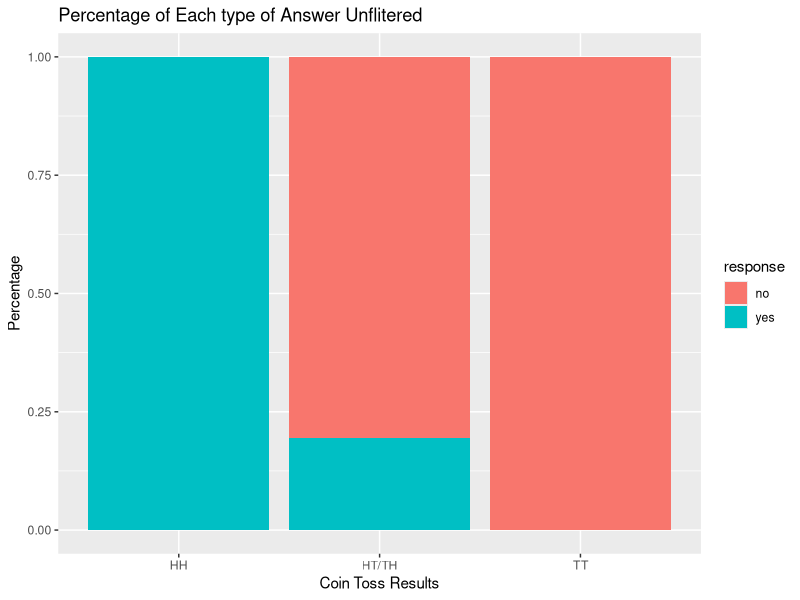
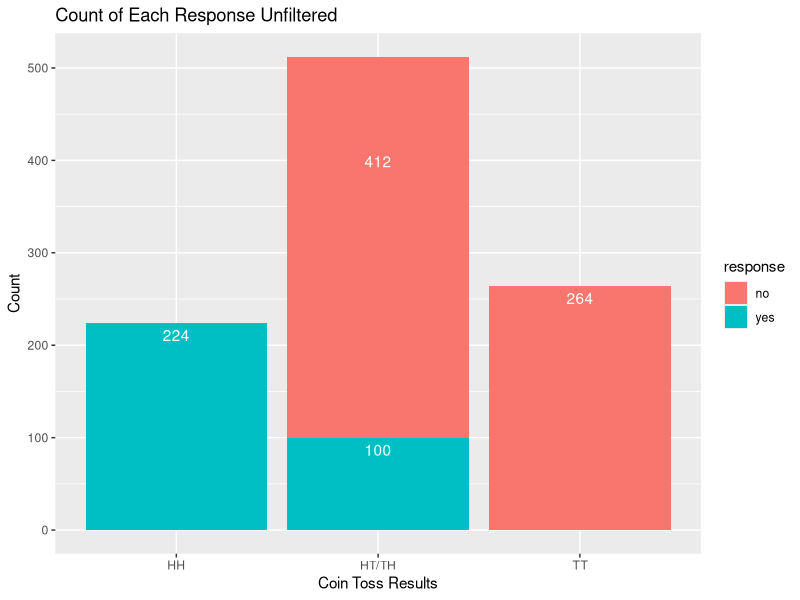
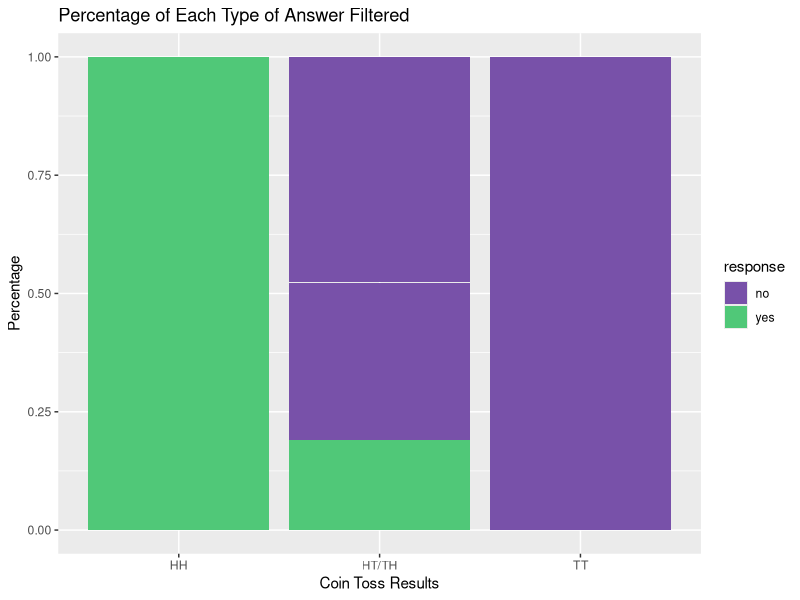
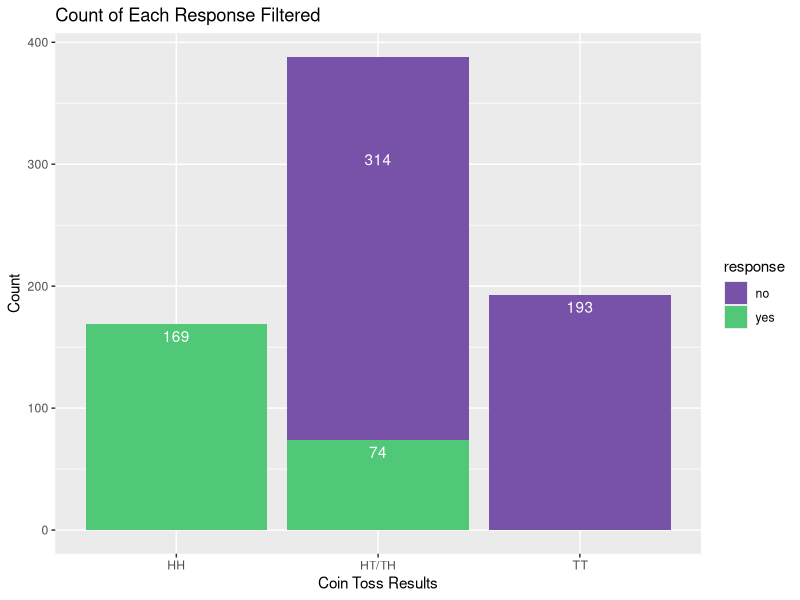

Here is the R script that generated these plots, in order:
## ---- chunk 1
library(ggplot2)
library(dplyr)
knitr::opts_chunk$set(echo = TRUE)
## ---- chunk 2
responders <- c(1:1000)
result_of_flip <- vector(mode="integer", length=1000)
response <- vector(mode="character", length=1000)
result_coin <- vector(mode="character", length=1000)
###########################################################################
#initialize the randomization and the responses
for (i in 1:1000){
  result_of_flip[i] = 0
  result_of_flip[i] = result_of_flip[i] + rbinom(1,1,.5) + rbinom(1,1,.5)
  if (result_of_flip[i]==0){
    result_coin[i]="HH"
  } else if (result_of_flip[i]==2){
    result_coin[i]="TT"
  } else {
    result_coin[i]="HT/TH"
  }
}
for (i in 1:1000){
  if (result_of_flip[i]==0){
    response[i] = "yes"} else if (result_of_flip[i]==2)
    {
      response[i] = "no"
    } else {
      if (rbinom(1,1,.80) == 0){
        response[i] = "yes"
      } else {
        response[i] = "no"
      }
    }
}
##############################################################################
#initialize the different data sets necessary for analysis
data <- data.frame(responders, result_coin, response, result_of_flip)
filtered_yes = data %>% filter(response=="yes")
filtered_no = data %>% filter(response=="no")

data_filtered_1 <- filtered_yes[sample(1:nrow(filtered_yes), .75*nrow(filtered_yes)),]
data_filtered_2 <- filtered_no[sample(1:nrow(filtered_no), .75*nrow(filtered_no)),]

data_filtered_final <- rbind(data_filtered_1, data_filtered_2)

data_filtered_final <- data_filtered_final %>% arrange(responders)
## ---- chunk 3
ggplot(data, aes(fill=response, y=1000, x=result_coin)) + 
  geom_bar(position="fill", stat="identity") +
  ylab("Percentage") +
  xlab("Coin Toss Results") +
  ggtitle("Percentage of Each type of Answer Unflitered")

ggplot(data, aes(fill=response, x=result_coin)) + 
  geom_bar(position="stack", stat="count") +
  geom_text(aes(label = ..count..), stat = "count", vjust = 1.5, colour = "white") +
  ylab("Count") +
  xlab("Coin Toss Results") +
  ggtitle("Count of Each Response Unfiltered")

ggplot(data_filtered_final, aes(fill=response, y=nrow(data_filtered_final), x=result_coin)) + 
  geom_bar(position="fill", stat="identity") +
  scale_fill_manual(values=c("#7851A9", "#50C878")) +
  ylab("Percentage") +
  xlab("Coin Toss Results") +
  ggtitle("Percentage of Each Type of Answer Filtered")

ggplot(data_filtered_final, aes(fill=response, x=result_coin)) + 
  geom_bar(position="stack", stat="count") +
  geom_text(aes(label = ..count..), stat = "count", vjust = 1.5, colour = "white") +
  scale_fill_manual(values=c("#7851A9", "#50C878")) +
  ylab("Count") +
  xlab("Coin Toss Results") +
  ggtitle("Count of Each Response Filtered")
